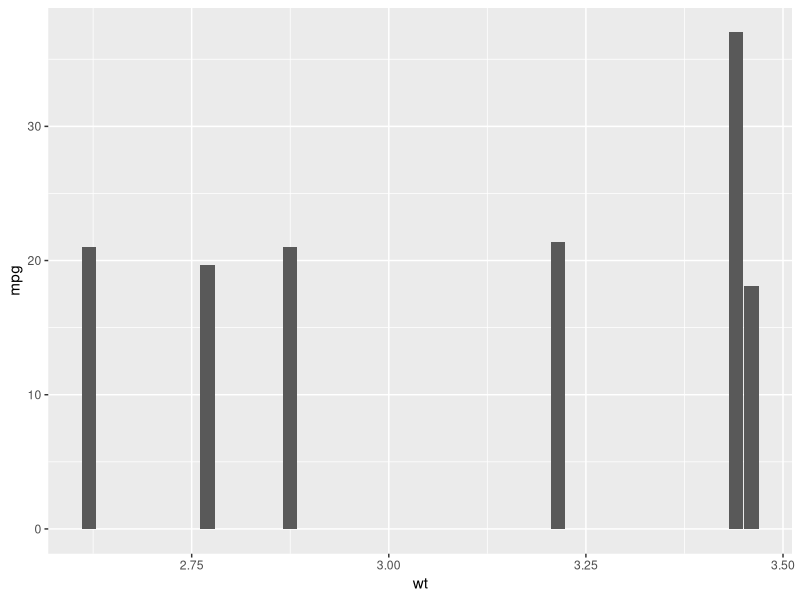
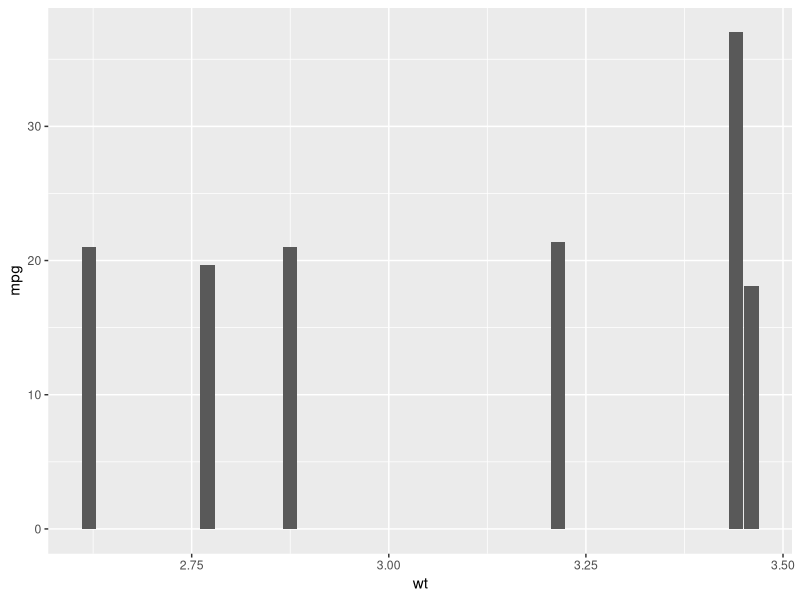

The R script that drew these images, in order:
## ---- chunk 1
knitr::opts_chunk$set(echo = TRUE, 
                      cache = TRUE)
## ---- chunk 2

#  ES482 R labs   
#      University of Victoria, Victoria BC Canada             

#  Module 1: R basics

library(ggplot2)
library(dplyr)
## ---- chunk 3

2 + 2

## ---- chunk 4

2 + 2
4 + 4

## ---- chunk 5

getwd()

## ---- chunk 6

# Using the help file ----------------------

?seq

## ---- chunk 7
  
# example of order of operations using seq()
seq(from = 1,
    to = 10,
    by = 1)

# the below is read the same as above even though we didn't supply the from =, to =, and by = arguments because this is they are in the specified for this function
seq(1, 10, 1)

# as long as we specify the arguments we can also enter them in a different order
seq(to = 10,
    from = 1,
    by = 1)

# but not the same as
# seq(10, 1, 1) # try this, what happens?
## ---- chunk 8

setwd("/Users/marissadyck/Library/CloudStorage/OneDrive-OhioUniversity/R Crash Course")

## ---- chunk 9

# example of clean code

# there are spaces between each comment and between the '#' operator and the start of the comment text

# get mtcars data and create new object for filtered data
mtcars_6cyl <- mtcars %>% 
  
  # filter to only data with 6 cylinders
  filter(cyl == 6)
  
# plot filtered data wt x mpg  
ggplot(data = mtcars_6cyl, 
       aes(x = wt, y = mpg)) +
  
  # graph with columns
  geom_col()


# example of same code but messy
# notice there are no comments so you wouldn't remember what you did each step and the code is all smooshed together so it would be hard to check for coding errors/typos

mtcars_6cyl <-mtcars%>% 
filter(cyl==6)

ggplot(data=mtcars_6cyl, aes(x=wt,y=mpg)) + geom_col()

